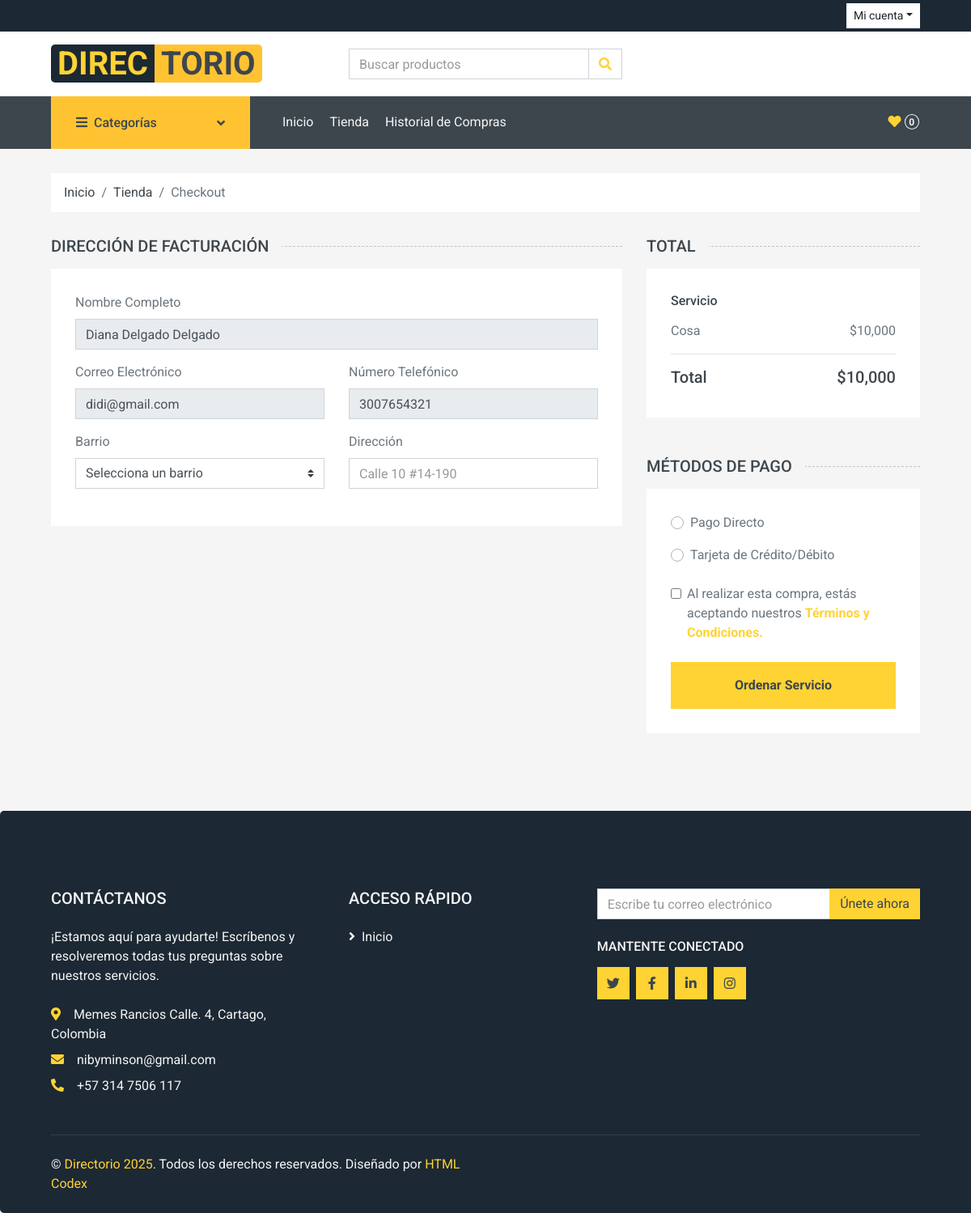
Page /rutas/rutas.php?page=checkout&service=10 (signed in) on the earlier database version.
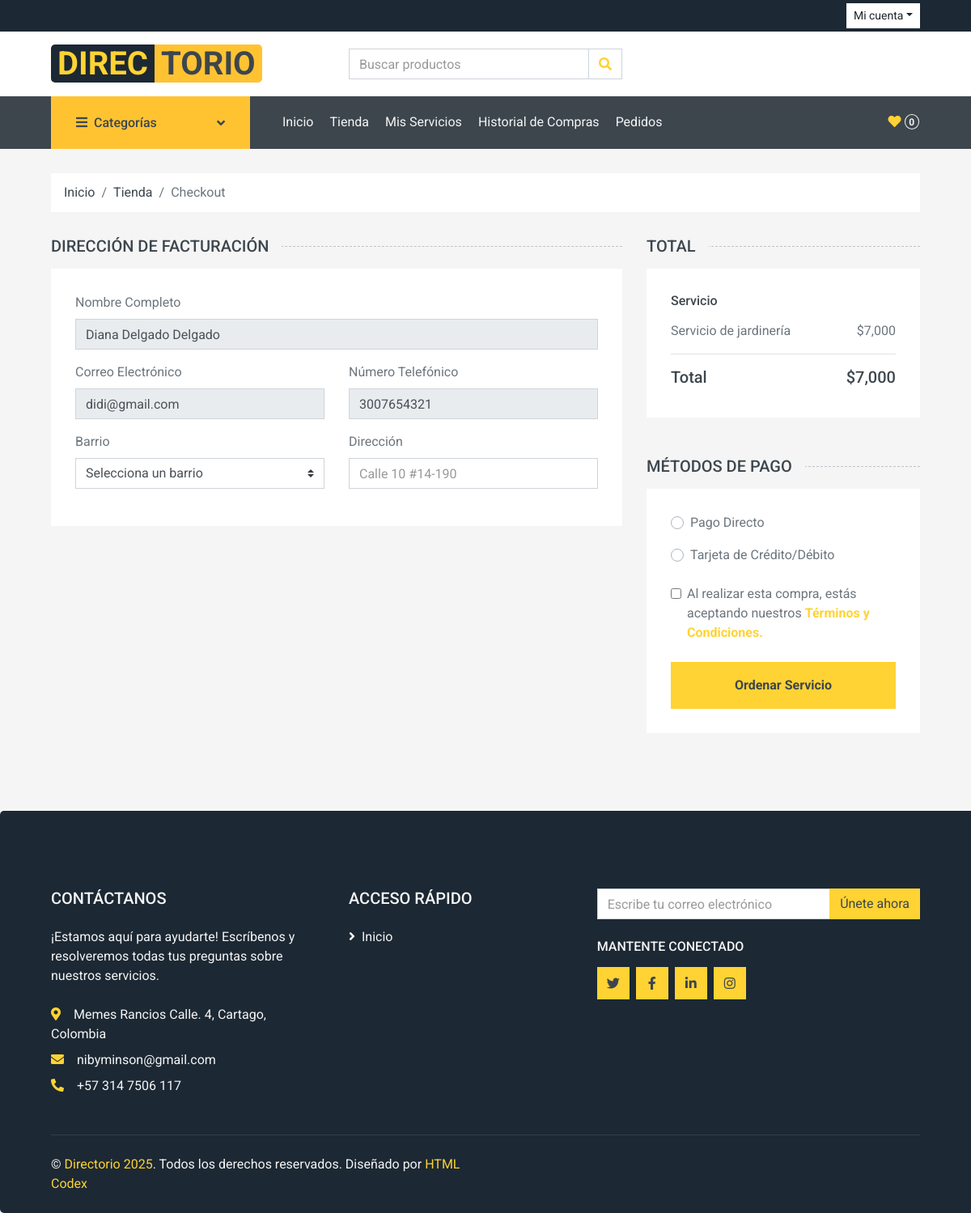
Same page on the later database version.
### tables this page shows
CREATE TABLE `servicio` (
  `id_servicio` int(11) NOT NULL,
  `titulo` varchar(500) DEFAULT NULL,
  `descripcion` varchar(500) DEFAULT NULL,
  `precio` decimal(10,0) NOT NULL,
  `fecha_creacion` datetime NOT NULL DEFAULT current_timestamp(),
  `usuario_id_usuario` int(11) NOT NULL,
  `categoria_id_categoria` int(11) NOT NULL,
  `estado` varchar(45) NOT NULL DEFAULT 'Activo',
  `barrio_id` int(11) NOT NULL,
  `direccion` varchar(100) DEFAULT 'No aplica'
);

### app/controladores/landingPageController.php (called while the page is built, shortened)
<?php
require_once(__DIR__ . '/../modelos/serviceModel.php');
class LandingPageController{
    private $serviceModel;
    public function __construct(){
        $this->serviceModel = new ServiceModel;
    }
    public function CheckOutPage(){
        try {
            $service = $this->serviceModel->getServiceById($_GET["service"]);
            include_once (__DIR__.'/../vistas/landing/checkout.php');
        } catch (\Throwable $th) {
            header("Location: rutas.php");
            die();
        }
    }
}

### configuracion/mysql.php (called while the page is built)
<?php
class Mysql{
    public $conect;
    private $DB_HOST = 'localhost';
    private $DB_NAME = 'directorio';
    private $DB_PORT = '3306';
    private $DB_USERNAME = 'root';
    private $DB_PASSWORD = '';
    private $DB_CHARSET = 'utf8mb4';
    public function __construct(){
        $connectionString = "mysql:host=".$this->DB_HOST. ";dbname=".$this->DB_NAME.";port=".$this->DB_PORT.";charset=".$this->DB_CHARSET;
        try{
            $this->conect = new PDO($connectionString, $this->DB_USERNAME, $this->DB_PASSWORD);
            $this->conect->setAttribute(PDO::ATTR_ERRMODE, PDO::ERRMODE_EXCEPTION);
        }catch(PDOException $e){
            echo "CONNECTION ERROR: " . $e->getMessage();
        }
    }
    public function conect(){
        return $this->conect;
    }
}

### app/modelos/serviceModel.php (called while the page is built, shortened)
<?php
require_once(__DIR__ . '/../../configuracion/mysql.php');
class ServiceModel extends Mysql {
    private $connection;
    public function __construct(){
        $mysql = new Mysql();
        $this->connection = $mysql->conect();
    }
    public function getServiceById($id) {
        $query = "SELECT s.id_servicio, s.titulo, s.descripcion, s.precio, s.direccion, u.nombre, c.nombre as categoria, u.correo, u.telefono,
        c.id_categoria as id_categoria
        FROM servicio s
        INNER JOIN usuario u ON u.id_usuario = s.usuario_id_usuario
        INNER JOIN categoria c ON c.id_categoria = s.categoria_id_categoria
        WHERE id_servicio = ? AND s.estado = 'Activo'";
        $stmt = $this->connection->prepare($query);
        $stmt->execute([$id]);
        return $stmt->fetch(PDO::FETCH_ASSOC);
    }
}

### app/vistas/landing/checkout.php (the view, shortened to what the changed rows need)
<?php
include_once RUTA_BASE . '/app/vistas/landing/plantilla/header.php';
?>
<body>
    <div class="container-fluid">
        <div class="row px-xl-5">
            <div class="col-12">
                <nav class="breadcrumb bg-light mb-30">
                    <a class="breadcrumb-item text-dark" href="<?= URL_BASE ?>/rutas/rutas.php">Inicio</a>
                    <a class="breadcrumb-item text-dark" href="<?= URL_BASE ?>/rutas/rutas.php?page=service&id=<?= $_GET["service"] ?>">Tienda</a>
                    <span class="breadcrumb-item active">Checkout</span>
                </nav>
            </div>
        </div>
    </div>
    <div class="container-fluid">
        <div class="row px-xl-5">
            <div class="col-lg-8">
                <h5 class="section-title position-relative text-uppercase mb-3"><span class="bg-secondary pr-3">Dirección de Facturación</span></h5>
                <div class="bg-light p-30 mb-5">
                    <div class="row">
                        <div class="col-md-12 form-group">
                            <label>Nombre Completo</label>
                            <input class="form-control" type="text" disabled
                            value="<?= $_SESSION["name"] ?>">
                        </div>
                        <div class="col-md-6 form-group">
                            <label>Correo Electrónico</label>
                            <input class="form-control" type="text"
                            disabled value="<?= $_SESSION["email"] ?>">
                        </div>
                        <div class="col-md-6 form-group">
                            <label>Número Telefónico</label>
                            <input class="form-control" type="text" disabled
                            value="<?= $_SESSION["phone_number"] ?>">
                        </div>
                        <div class="col-md-6 form-select">
                            <label>Barrio</label>
                            <select name="barrio" class="custom-select">
                                <option value="0" selected>Selecciona un barrio</option>
                            </select>
                        </div>
                        <div class="col-md-6 form-group">
                            <label>Dirección</label>
                            <input class="form-control" name="direccion" type="text" placeholder="Calle 10 #14-190">
                        </div>
                    </div>
                </div>
            </div>
            <div class="col-lg-4">
                <h5 class="section-title position-relative text-uppercase mb-3">
                    <span class="bg-secondary pr-3">TOTAL</span>
                </h5>
                <div class="bg-light p-30 mb-5">
                    <div class="border-bottom">
                        <h6 class="mb-3">Servicio</h6>
                        <div class="d-flex justify-content-between">
                            <p><?= $service["titulo"] ?></p>
                            <p>$<?= number_format($service["precio"]) ?></p>
                        </div>
                    </div>
                    <div class="pt-2">
                        <div class="d-flex justify-content-between mt-2">
                            <h5>Total</h5>
                            <h5>$<?= number_format($service["precio"]) ?></h5>
                        </div>
                    </div>
                </div>
                <form class="mb-5" id="formCheckOut" enctype="multipart/form-data" data-service="<?php echo $service["id_servicio"] ?>">
                    <h5 class="section-title position-relative text-uppercase mb-3"><span class="bg-secondary pr-3">Métodos de Pago</span></h5>
                    <div class="bg-light p-30">
                        <div class="form-group">
                            <div class="custom-control custom-radio">
                                <label class="custom-control-label" for="directcheck">Pago Directo</label>
                            </div>
                        </div>
                        <div class="form-group mb-4">
                            <div class="custom-control custom-radio">
                                <label class="custom-control-label" for="creditCard">Tarjeta de Crédito/Débito</label>
                            </div>
                        </div>
                        <div class="form-check mb-4">
                            <input type="checkbox" name="terminos_condiciones" id="terminos_condiciones"
                            class="form-check-input" value="checked" required>
                            <label for="terminos_condiciones" class="form-check-label">
                                Al realizar esta compra, estás aceptando nuestros
                                <a href="#" data-toggle="modal" data-target="#modalTerminos">
                                    <strong>Términos y Condiciones.</strong>
                                </a>
                            </label>
                        </div>
                        <button class="btn btn-block btn-primary font-weight-bold py-3"
                        type="submit">
                            Ordenar Servicio
                        </button>
                    </div>
                </form>
            </div>
        </div>
    </div>
<?php include_once RUTA_BASE . '/app/vistas/landing/plantilla/footer.php'; ?>

### app/vistas/landing/plantilla/header.php (shortened to what the changed rows need)
<!DOCTYPE html>
<html lang="es">
<head>
    <link rel="stylesheet" href="https://cdnjs.cloudflare.com/ajax/libs/font-awesome/6.5.0/css/all.min.css">
    <link href="https://cdnjs.cloudflare.com/ajax/libs/font-awesome/5.10.0/css/all.min.css" rel="stylesheet">
    <link href="<?= URL_BASE ?>/publico/lib/animate/animate.min.css" rel="stylesheet">
    <link href="<?= URL_BASE ?>/publico/lib/owlcarousel/assets/owl.carousel.min.css" rel="stylesheet">
    <link href="<?= URL_BASE ?>/publico/css/style.min.css" rel="stylesheet">
    <link rel="stylesheet" href="https://cdn.jsdelivr.net/npm/swiper/swiper-bundle.min.css" />
</head>
<body>
    <div class="container-fluid">
        <div class="row bg-secondary py-1 px-xl-5 bg-didi-header">
            <div class="col-lg-12 text-center text-lg-right">
                <div class="d-inline-flex align-items-center">
                    <div class="btn-group">
                        <button type="button" class="btn btn-sm btn-light dropdown-toggle" data-toggle="dropdown">Mi cuenta</button>
                    </div>
                </div>
            </div>
        </div>
        <div class="row align-items-center bg-light py-3 px-xl-5 d-none d-lg-flex">
            <div class="col-lg-4">
                <a href="<?= URL_BASE ?>/rutas/rutas.php?page=home" class="text-decoration-none">
                    <span class="h1 text-uppercase text-primary bg-title-didi px-2">Direc</span>
                    <span class="h1 text-uppercase text-dark bg-title-niby px-2 ml-n1">Torio</span>
                </a>
            </div>
            <div class="col-lg-4 col-6 text-left">
                <form action="<?= URL_BASE ?>/search.php" method="GET">
                    <div class="input-group">
                        <input type="text" class="form-control" name="q" placeholder="Buscar productos">
                        <div class="input-group-append">
                            <button type="submit" class="input-group-text bg-transparent text-primary">
                                <i class="fa fa-search"></i>
                            </button>
                        </div>
                    </div>
                </form>
            </div>
        </div>
    </div>
    <div class="container-fluid bg-dark mb-30">
        <div class="row px-xl-5">
            <div class="col-lg-3 d-none d-lg-block">
                <a class="btn d-flex align-items-center justify-content-between bg-niby-nav w-100" data-toggle="collapse" href="#navbar-vertical" style="height: 65px; padding: 0 30px;">
                    <h6 class="text-dark m-0"><i class="fa fa-bars mr-2"></i>Categorías</h6>
                    <i class="fa fa-angle-down text-dark"></i>
                </a>
            </div>
            <div class="col-lg-9">
                <nav class="navbar navbar-expand-lg bg-dark navbar-dark py-3 py-lg-0 px-0">
                    <div class="collapse navbar-collapse justify-content-between" id="navbarCollapse">
                        <div class="navbar-nav mr-auto py-0">
                            <a href="<?= URL_BASE ?>/rutas/rutas.php?page=home" class="nav-item nav-link <?= $_GET["page"] === 'home' ? 'active' : '' ?>">
                                Inicio
                            </a>
                            <a href="<?= URL_BASE ?>/rutas/rutas.php?page=shop" class="nav-item nav-link <?= $_GET["page"] === 'shop' ? 'active' : '' ?>">
                                Tienda
                            </a>
                            <?php if(!empty($_SESSION) && $_SESSION["role"] === "proveedor") : ?>
                                <a href="<?= URL_BASE ?>/rutas/rutas.php?page=myServices" class="nav-item nav-link <?= $_GET["page"] === 'myServices' ? 'active' : '' ?>">
                                    Mis Servicios
                                </a>
                            <?php endif ?>
                            <?php if(!empty($_SESSION)) : ?>
                                <a href="<?= URL_BASE ?>/rutas/rutas.php?page=shoppingHistory" class="nav-item nav-link <?= $_GET["page"] === 'shoppingHistory' ? 'active' : '' ?>">
                                    Historial de Compras
                                </a>
                            <?php endif ?>
                            <?php if(!empty($_SESSION) && $_SESSION["role"] === "proveedor") : ?>
                                <a href="<?= URL_BASE ?>/rutas/rutas.php?page=orders" class="nav-item nav-link <?= $_GET["page"] === 'orders' ? 'active' : '' ?>">
                                    Pedidos
                                </a>
                            <?php endif ?>
                        </div>
                        <?php if(count($_SESSION) > 0) : ?>
                            <div class="navbar-nav ml-auto py-0 d-none d-lg-block">
                                <a href="<?= URL_BASE ?>/rutas/rutas.php?page=favorites" class="btn px-0"
                                title="Tus Servicios Favoritos">
                                    <i class="fas fa-heart text-primary"></i>
                                    <span class="badge text-secondary border border-secondary rounded-circle" style="padding-bottom: 2px;"
                                    id="navbarFavs">
                                        0
                                    </span>
                                </a>
                            </div>
                        <?php endif ?>
                    </div>
                </nav>
            </div>
        </div>
    </div>

Differences in the rows shown:
changed servicio: titulo "Cosa" → "Servicio de jardinería"; precio "10,000" → "7,000"
Other differences:
text now shown: "Mis Servicios Pedidos"
